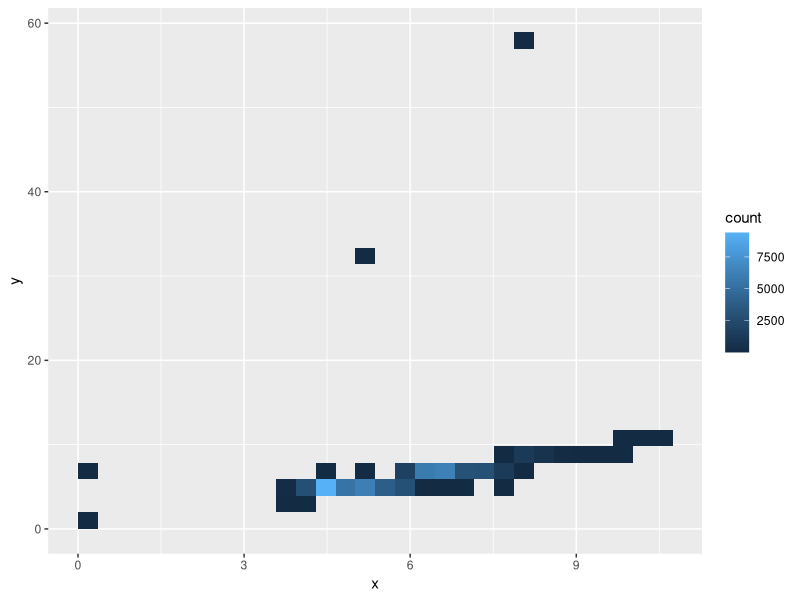
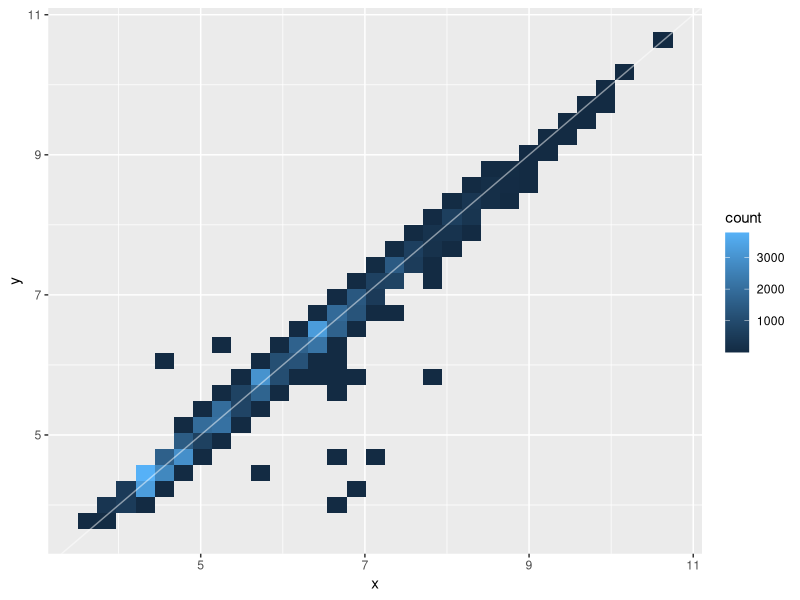

These figures' R source, in order:
## ---- chunk 1
knitr::opts_chunk$set(echo = FALSE)
## ---- chunk 2
library(ggplot2, warn.conflicts = FALSE)
library(dplyr, warn.conflicts = FALSE)
## ---- chunk 3
data(diamonds)
nrow(diamonds)
ggplot(diamonds, aes(x,y)) + geom_bin2d() 
## ---- chunk 4
diamonds_ok <- filter(diamonds, x>0, y>0, y < 20)
ggplot(diamonds_ok) + geom_bin2d(aes(x,y)) + geom_abline(slope=1, color="white", alpha=0.5)
## ---- chunk 5
rescale01 <- function(x) {
  rng <- range(x, na.rm = TRUE)
  (x - rng[1]) / (rng[2] - rng[1])
}
rescale01(c(0, 5, 10))
